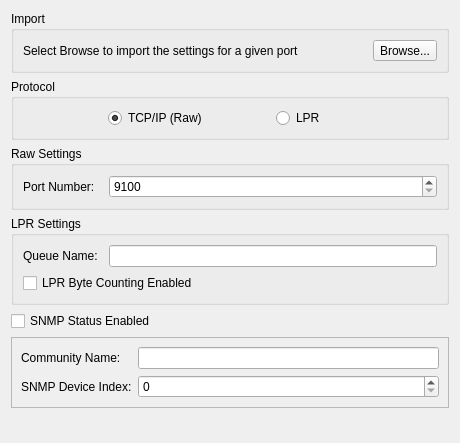
<?xml version="1.0" encoding="UTF-8"?>
<ui version="4.0">
 <class>TcpPrinterPortWidget</class>
 <widget class="QWidget" name="TcpPrinterPortWidget">
  <property name="geometry">
   <rect>
    <x>0</x>
    <y>0</y>
    <width>460</width>
    <height>443</height>
   </rect>
  </property>
  <property name="sizePolicy">
   <sizepolicy hsizetype="Preferred" vsizetype="Preferred">
    <horstretch>38</horstretch>
    <verstretch>44</verstretch>
   </sizepolicy>
  </property>
  <property name="windowTitle">
   <string>Form</string>
  </property>
  <layout class="QGridLayout" name="gridLayout_6">
   <item row="0" column="0" colspan="2">
    <widget class="QGroupBox" name="ImportGroupBox">
     <property name="title">
      <string>Import</string>
     </property>
     <layout class="QGridLayout" name="gridLayout">
      <item row="0" column="0">
       <widget class="QLabel" name="browseLabel">
        <property name="text">
         <string>Select Browse to import the settings for a given port</string>
        </property>
       </widget>
      </item>
      <item row="0" column="1">
       <widget class="QToolButton" name="browseToolButton">
        <property name="text">
         <string>Browse...</string>
        </property>
       </widget>
      </item>
     </layout>
    </widget>
   </item>
   <item row="1" column="0" colspan="2">
    <widget class="QGroupBox" name="protocolGroupBox">
     <property name="title">
      <string>Protocol</string>
     </property>
     <layout class="QGridLayout" name="gridLayout_2">
      <item row="0" column="1">
       <widget class="QRadioButton" name="tcpRadioButton">
        <property name="text">
         <string>TCP/IP (Raw)</string>
        </property>
        <property name="checked">
         <bool>true</bool>
        </property>
       </widget>
      </item>
      <item row="0" column="2">
       <widget class="QRadioButton" name="lprRadioButton">
        <property name="text">
         <string>LPR</string>
        </property>
       </widget>
      </item>
      <item row="0" column="0">
       <spacer name="horizontalSpacer">
        <property name="orientation">
         <enum>Qt::Horizontal</enum>
        </property>
        <property name="sizeType">
         <enum>QSizePolicy::Fixed</enum>
        </property>
        <property name="sizeHint" stdset="0">
         <size>
          <width>85</width>
          <height>20</height>
         </size>
        </property>
       </spacer>
      </item>
     </layout>
    </widget>
   </item>
   <item row="2" column="0" colspan="2">
    <widget class="QGroupBox" name="rawGroupBox">
     <property name="title">
      <string>Raw Settings</string>
     </property>
     <layout class="QGridLayout" name="gridLayout_3">
      <item row="0" column="0">
       <widget class="QLabel" name="portLabel">
        <property name="sizePolicy">
         <sizepolicy hsizetype="Fixed" vsizetype="Preferred">
          <horstretch>0</horstretch>
          <verstretch>0</verstretch>
         </sizepolicy>
        </property>
        <property name="minimumSize">
         <size>
          <width>80</width>
          <height>0</height>
         </size>
        </property>
        <property name="text">
         <string>Port Number:</string>
        </property>
        <property name="buddy">
         <cstring>portSpinBox</cstring>
        </property>
       </widget>
      </item>
      <item row="0" column="1">
       <widget class="QSpinBox" name="portSpinBox">
        <property name="readOnly">
         <bool>false</bool>
        </property>
        <property name="specialValueText">
         <string>9100</string>
        </property>
        <property name="accelerated">
         <bool>false</bool>
        </property>
        <property name="keyboardTracking">
         <bool>true</bool>
        </property>
        <property name="showGroupSeparator" stdset="0">
         <bool>false</bool>
        </property>
       </widget>
      </item>
     </layout>
    </widget>
   </item>
   <item row="3" column="0" colspan="2">
    <widget class="QGroupBox" name="lprGroupBox">
     <property name="title">
      <string>LPR Settings</string>
     </property>
     <layout class="QGridLayout" name="gridLayout_4">
      <item row="0" column="0">
       <widget class="QLabel" name="queueLabel">
        <property name="sizePolicy">
         <sizepolicy hsizetype="Fixed" vsizetype="Preferred">
          <horstretch>0</horstretch>
          <verstretch>0</verstretch>
         </sizepolicy>
        </property>
        <property name="minimumSize">
         <size>
          <width>80</width>
          <height>0</height>
         </size>
        </property>
        <property name="text">
         <string>Queue Name:</string>
        </property>
        <property name="buddy">
         <cstring>queueLineEdit</cstring>
        </property>
       </widget>
      </item>
      <item row="0" column="1">
       <widget class="QLineEdit" name="queueLineEdit">
        <property name="sizePolicy">
         <sizepolicy hsizetype="Expanding" vsizetype="Fixed">
          <horstretch>0</horstretch>
          <verstretch>26</verstretch>
         </sizepolicy>
        </property>
       </widget>
      </item>
      <item row="1" column="0" colspan="2">
       <widget class="QCheckBox" name="lprCheckBox">
        <property name="text">
         <string>LPR Byte Counting Enabled</string>
        </property>
       </widget>
      </item>
     </layout>
    </widget>
   </item>
   <item row="4" column="0">
    <widget class="QCheckBox" name="snmpCheckBox">
     <property name="text">
      <string>SNMP Status Enabled</string>
     </property>
    </widget>
   </item>
   <item row="5" column="0" colspan="2">
    <widget class="QFrame" name="frame">
     <property name="frameShape">
      <enum>QFrame::StyledPanel</enum>
     </property>
     <property name="frameShadow">
      <enum>QFrame::Raised</enum>
     </property>
     <layout class="QGridLayout" name="gridLayout_5">
      <item row="0" column="0">
       <widget class="QLabel" name="communityLabel">
        <property name="text">
         <string>Community Name:</string>
        </property>
        <property name="buddy">
         <cstring>communityLineEdit</cstring>
        </property>
       </widget>
      </item>
      <item row="0" column="1">
       <widget class="QLineEdit" name="communityLineEdit"/>
      </item>
      <item row="1" column="0">
       <widget class="QLabel" name="snmpLabel">
        <property name="text">
         <string>SNMP Device Index:</string>
        </property>
        <property name="buddy">
         <cstring>snmpSpinBox</cstring>
        </property>
       </widget>
      </item>
      <item row="1" column="1">
       <widget class="QSpinBox" name="snmpSpinBox"/>
      </item>
     </layout>
    </widget>
   </item>
   <item row="6" column="1">
    <spacer name="verticalSpacer">
     <property name="orientation">
      <enum>Qt::Vertical</enum>
     </property>
     <property name="sizeHint" stdset="0">
      <size>
       <width>20</width>
       <height>40</height>
      </size>
     </property>
    </spacer>
   </item>
  </layout>
 </widget>
 <tabstops>
  <tabstop>browseToolButton</tabstop>
  <tabstop>tcpRadioButton</tabstop>
  <tabstop>lprRadioButton</tabstop>
  <tabstop>portSpinBox</tabstop>
  <tabstop>queueLineEdit</tabstop>
  <tabstop>lprCheckBox</tabstop>
  <tabstop>snmpCheckBox</tabstop>
  <tabstop>communityLineEdit</tabstop>
  <tabstop>snmpSpinBox</tabstop>
 </tabstops>
 <resources/>
 <connections>
  <connection>
   <sender>tcpRadioButton</sender>
   <signal>toggled(bool)</signal>
   <receiver>lprGroupBox</receiver>
   <slot>setDisabled(bool)</slot>
   <hints>
    <hint type="sourcelabel">
     <x>180</x>
     <y>126</y>
    </hint>
    <hint type="destinationlabel">
     <x>205</x>
     <y>273</y>
    </hint>
   </hints>
  </connection>
  <connection>
   <sender>lprRadioButton</sender>
   <signal>toggled(bool)</signal>
   <receiver>rawGroupBox</receiver>
   <slot>setDisabled(bool)</slot>
   <hints>
    <hint type="sourcelabel">
     <x>322</x>
     <y>126</y>
    </hint>
    <hint type="destinationlabel">
     <x>205</x>
     <y>190</y>
    </hint>
   </hints>
  </connection>
  <connection>
   <sender>snmpCheckBox</sender>
   <signal>toggled(bool)</signal>
   <receiver>frame</receiver>
   <slot>setEnabled(bool)</slot>
   <hints>
    <hint type="sourcelabel">
     <x>105</x>
     <y>333</y>
    </hint>
    <hint type="destinationlabel">
     <x>205</x>
     <y>389</y>
    </hint>
   </hints>
  </connection>
 </connections>
</ui>
